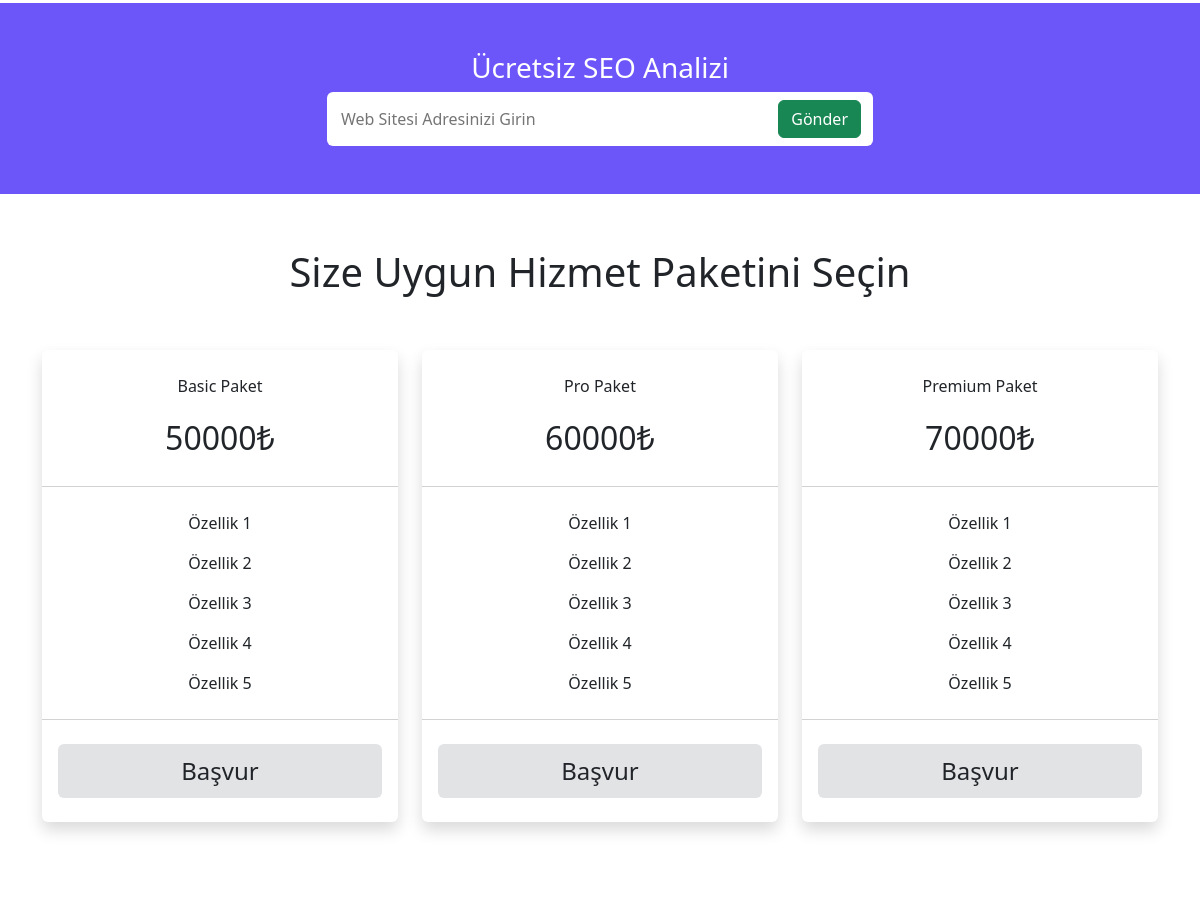
Before: / (middle part) with the older database file.
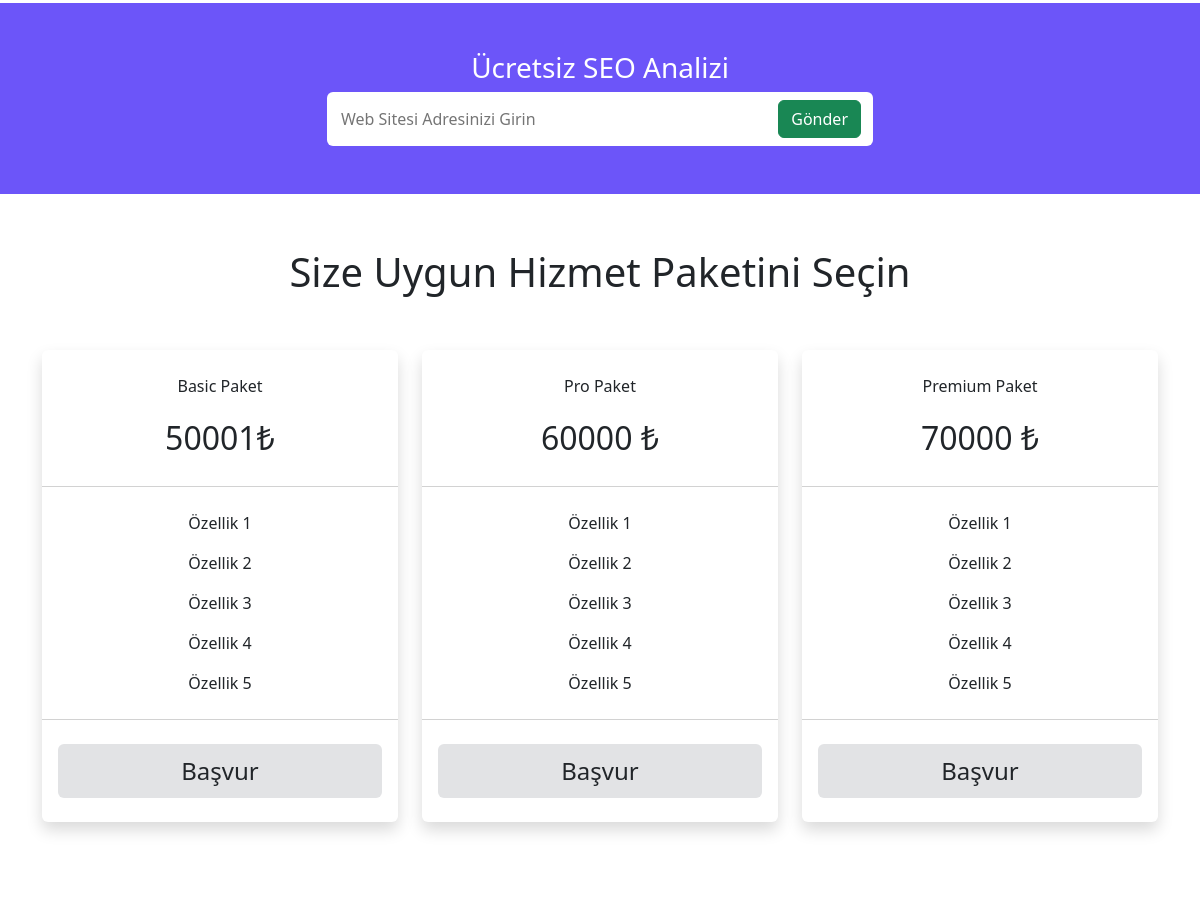
After: the same page with the newer database file.
### tables this page shows
CREATE TABLE `anasayfa` (
  `id` int(11) NOT NULL,
  `baslik` varchar(20) NOT NULL,
  `aciklama` text NOT NULL,
  `video` varchar(75) NOT NULL,
  `gorsel` varchar(100) NOT NULL,
  `paketAdi1` varchar(20) NOT NULL,
  `fiyat1` varchar(10) NOT NULL,
  `paket1ozellik1` varchar(100) NOT NULL,
  `paket1ozellik2` varchar(100) NOT NULL,
  `paket1ozellik3` varchar(100) NOT NULL,
  `paket1ozellik4` varchar(100) NOT NULL,
  `paket1ozellik5` varchar(100) NOT NULL,
  `paketAdi2` varchar(20) NOT NULL,
  `fiyat2` varchar(10) NOT NULL,
  `paket2ozellik1` varchar(100) NOT NULL,
  `paket2ozellik2` varchar(100) NOT NULL,
  `paket2ozellik3` varchar(100) NOT NULL,
  `paket2ozellik4` varchar(100) NOT NULL,
  `paket2ozellik5` varchar(100) NOT NULL,
  `paketAdi3` varchar(20) NOT NULL,
  `fiyat3` varchar(10) NOT NULL,
  `paket3ozellik1` varchar(100) NOT NULL,
  `paket3ozellik2` varchar(100) NOT NULL,
  `paket3ozellik3` varchar(100) NOT NULL,
  `paket3ozellik4` varchar(100) NOT NULL,
  `paket3ozellik5` varchar(100) NOT NULL
);

### index.php (the view, shortened to what the changed rows need)
<?php
require_once('header.php');
$mainPageSet = $db->prepare('select * from anasayfa order by id desc limit 1');
$mainPageSet->execute();
$mainPageSetRow = $mainPageSet->fetch();
?>
<section id="pricing" class="py-5">
    <div class="container">
        <div class="row mt-5">
            <div class="col-md-4">
                <div class="card shadow text-center" style="border: none;">
                    <div class="card-header bg-transparent py-4">
                        <p><?php echo $mainPageSetRow['paketAdi1']; ?></p>
                        <span class="fs-2"><?php echo $mainPageSetRow['fiyat1']; ?>₺</span>
                    </div>
                    <div class="card-body">
                        <ol class="list-group">
                            <li class="list-group-item"><?php echo $mainPageSetRow['paket1ozellik1'] ?></li>
                            <li class="list-group-item"><?php echo $mainPageSetRow['paket1ozellik2'] ?></li>
                            <li class="list-group-item"><?php echo $mainPageSetRow['paket1ozellik3'] ?></li>
                            <li class="list-group-item"><?php echo $mainPageSetRow['paket1ozellik4'] ?></li>
                            <li class="list-group-item"><?php echo $mainPageSetRow['paket1ozellik5'] ?></li>
                        </ol>
                    </div>
                </div>
            </div>
            <div class="col-md-4">
                <div class="card shadow text-center" style="border: none;">
                    <div class="card-header bg-transparent py-4">
                        <p><?php echo $mainPageSetRow['paketAdi2']; ?></p>
                        <span class="fs-2"><?php echo $mainPageSetRow['fiyat2']; ?>₺</span>
                    </div>
                    <div class="card-body">
                        <ol class="list-group">
                            <li class="list-group-item"><?php echo $mainPageSetRow['paket2ozellik1'] ?></li>
                            <li class="list-group-item"><?php echo $mainPageSetRow['paket2ozellik2'] ?></li>
                            <li class="list-group-item"><?php echo $mainPageSetRow['paket2ozellik3'] ?></li>
                            <li class="list-group-item"><?php echo $mainPageSetRow['paket2ozellik4'] ?></li>
                            <li class="list-group-item"><?php echo $mainPageSetRow['paket2ozellik5'] ?></li>
                        </ol>
                    </div>
                </div>
            </div>
            <div class="col-md-4">
                <div class="card shadow text-center" style="border: none;">
                    <div class="card-header bg-transparent py-4">
                        <p><?php echo $mainPageSetRow['paketAdi3']; ?></p>
                        <span class="fs-2"><?php echo $mainPageSetRow['fiyat3']; ?>₺</span>
                    </div>
                    <div class="card-body">
                        <ol class="list-group">
                            <li class="list-group-item"><?php echo $mainPageSetRow['paket3ozellik1'] ?></li>
                            <li class="list-group-item"><?php echo $mainPageSetRow['paket3ozellik2'] ?></li>
                            <li class="list-group-item"><?php echo $mainPageSetRow['paket3ozellik3'] ?></li>
                            <li class="list-group-item"><?php echo $mainPageSetRow['paket3ozellik4'] ?></li>
                            <li class="list-group-item"><?php echo $mainPageSetRow['paket3ozellik5'] ?></li>
                        </ol>
                    </div>
                </div>
            </div>
        </div>
    </div>
</section>
<?php require_once('footer.php'); ?>

Changed rows visible on the page:
changed anasayfa "Basic Paket": fiyat1 "50000" → "50001"
